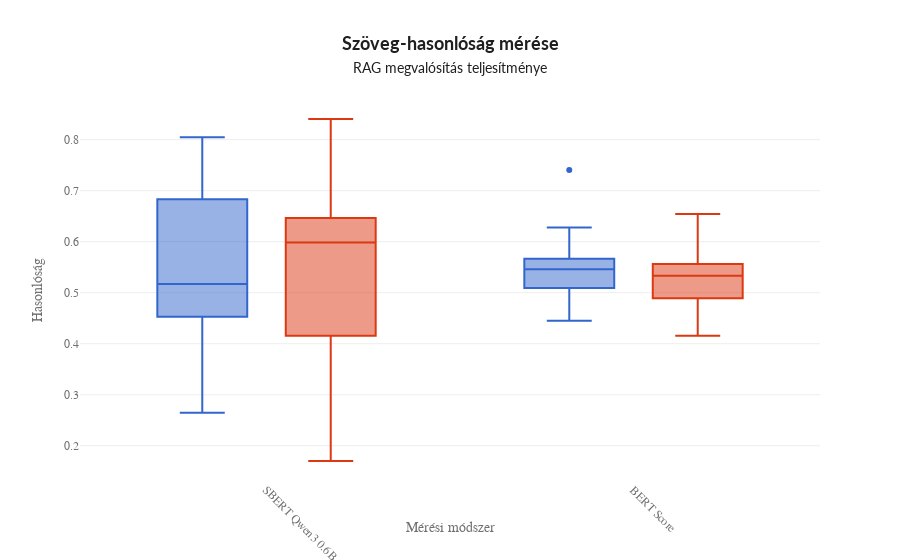

Notebook cell for this chart:
### Code cell
# Create a boxplot using Plotly
fig = plotly_express.box(
    df_all_result,
    x="name",
    y="score",
    color="setting",
    title=format_title("Szöveg-hasonlóság mérése", "RAG megvalósítás teljesítménye"),
    labels={"name": "Evaluation Type", "score": "Similarity Score",  "setting": "Setting"},
    template=custom_template
)

# Customize the layout
fig.update_layout(
    xaxis_title="Mérési módszer",
    yaxis_title="Hasonlóság",
    xaxis=dict(tickangle=45),
    showlegend=False
)

# Show the plot
fig.show()

### Figure 1 — Plotly figure (JSON) as saved in the notebook; plotly's stock layout.template omitted (floating-point values rounded to 4 significant figures)
{"data": [{"alignmentgroup": "True", "hovertemplate": "Setting={'splitter': 'RecursiveCharacter', 'chunk_overlap': 300, 'chunk_size': 1500}<br>Evaluation Type=%{x}<br>Similarity Score=%{y}<extra></extra>", "legendgroup": "{'splitter': 'RecursiveCharacter', 'chunk_overlap': 300, 'chunk_size': 1500}", "marker": {"color": "#3366CC"}, "name": "{'splitter': 'RecursiveCharacter', 'chunk_overlap': 300, 'chunk_size': 1500}", "notched": false, "offsetgroup": "{'splitter': 'RecursiveCharacter', 'chunk_overlap': 300, 'chunk_size': 1500}", "orientation": "v", "showlegend": true, "type": "box", "x": ["SBERT Qwen3 0.6B", "BERT Score", "SBERT Qwen3 0.6B", "BERT Score", "SBERT Qwen3 0.6B", "BERT Score", "SBERT Qwen3 0.6B", "BERT Score", "SBERT Qwen3 0.6B", "BERT Score", "SBERT Qwen3 0.6B", "BERT Score", "SBERT Qwen3 0.6B", "BERT Score", "SBERT Qwen3 0.6B", "BERT Score", "SBERT Qwen3 0.6B", "BERT Score", "SBERT Qwen3 0.6B", "BERT Score", "SBERT Qwen3 0.6B", "BERT Score", "SBERT Qwen3 0.6B", "BERT Score", "SBERT Qwen3 0.6B", "BERT Score", "SBERT Qwen3 0.6B", "BERT Score", "SBERT Qwen3 0.6B", "BERT Score", "SBERT Qwen3 0.6B", "BERT Score", "SBERT Qwen3 0.6B", "BERT Score", "SBERT Qwen3 0.6B", "BERT Score", "SBERT Qwen3 0.6B", "BERT Score", "SBERT Qwen3 0.6B", "BERT Score", "SBERT Qwen3 0.6B", "BERT Score", "SBERT Qwen3 0.6B", "BERT Score"], "x0": " ", "xaxis": "x", "y": [0.7118, 0.5729, 0.4711, 0.5599, 0.4791, 0.4975, 0.3398, 0.4604, 0.5876, 0.5092, 0.683, 0.5958, 0.7947, 0.7404, 0.2648, 0.5191, 0.5188, 0.5347, 0.6295, 0.5129, 0.6041, 0.5638, 0.5014, 0.5616, 0.5154, 0.628, 0.2844, 0.4554, 0.4731, 0.5592, 0.3371, 0.4449, 0.4529, 0.5263, 0.7856, 0.5666, 0.7327, 0.5283, 0.8048, 0.5836, 0.3136, 0.4654, 0.6254, 0.557], "y0": " ", "yaxis": "y"}, {"alignmentgroup": "True", "hovertemplate": "Setting={'splitter': 'RecursiveCharacter', 'chunk_overlap': 200, 'chunk_size': 1000}<br>Evaluation Type=%{x}<br>Similarity Score=%{y}<extra></extra>", "legendgroup": "{'splitter': 'RecursiveCharacter', 'chunk_overlap': 200, 'chunk_size': 1000}", "marker": {"color": "#DC3912"}, "name": "{'splitter': 'RecursiveCharacter', 'chunk_overlap': 200, 'chunk_size': 1000}", "notched": false, "offsetgroup": "{'splitter': 'RecursiveCharacter', 'chunk_overlap': 200, 'chunk_size': 1000}", "orientation": "v", "showlegend": true, "type": "box", "x": ["SBERT Qwen3 0.6B", "BERT Score", "SBERT Qwen3 0.6B", "BERT Score", "SBERT Qwen3 0.6B", "BERT Score", "SBERT Qwen3 0.6B", "BERT Score", "SBERT Qwen3 0.6B", "BERT Score", "SBERT Qwen3 0.6B", "BERT Score", "SBERT Qwen3 0.6B", "BERT Score", "SBERT Qwen3 0.6B", "BERT Score", "SBERT Qwen3 0.6B", "BERT Score", "SBERT Qwen3 0.6B", "BERT Score", "SBERT Qwen3 0.6B", "BERT Score", "SBERT Qwen3 0.6B", "BERT Score", "SBERT Qwen3 0.6B", "BERT Score", "SBERT Qwen3 0.6B", "BERT Score", "SBERT Qwen3 0.6B", "BERT Score", "SBERT Qwen3 0.6B", "BERT Score", "SBERT Qwen3 0.6B", "BERT Score", "SBERT Qwen3 0.6B", "BERT Score", "SBERT Qwen3 0.6B", "BERT Score", "SBERT Qwen3 0.6B", "BERT Score", "SBERT Qwen3 0.6B", "BERT Score", "SBERT Qwen3 0.6B", "BERT Score"], "x0": " ", "xaxis": "x", "y": [0.7038, 0.5625, 0.5387, 0.5413, 0.6778, 0.5562, 0.1702, 0.4156, 0.4467, 0.5107, 0.6485, 0.5392, 0.6303, 0.5481, 0.5571, 0.6543, 0.4155, 0.5274, 0.5052, 0.4994, 0.6318, 0.5412, 0.6, 0.4892, 0.6464, 0.6317, 0.287, 0.433, 0.3553, 0.4584, 0.5963, 0.4713, 0.3642, 0.5027, 0.7631, 0.5484, 0.619, 0.5665, 0.8404, 0.6173, 0.3804, 0.4678, 0.6014, 0.4935], "y0": " ", "yaxis": "y"}], "layout": {"boxmode": "group", "legend": {"title": {"text": "Setting"}, "tracegroupgap": 0}, "showlegend": false, "title": {"text": "<b>Szöveg-hasonlóság mérése</b><br><span style=\"font-size: 14px;\">RAG megvalósítás teljesítménye</span>"}, "xaxis": {"anchor": "y", "domain": [0, 1], "tickangle": 45, "title": {"text": "Mérési módszer"}}, "yaxis": {"anchor": "x", "domain": [0, 1], "title": {"text": "Hasonlóság"}}}}
